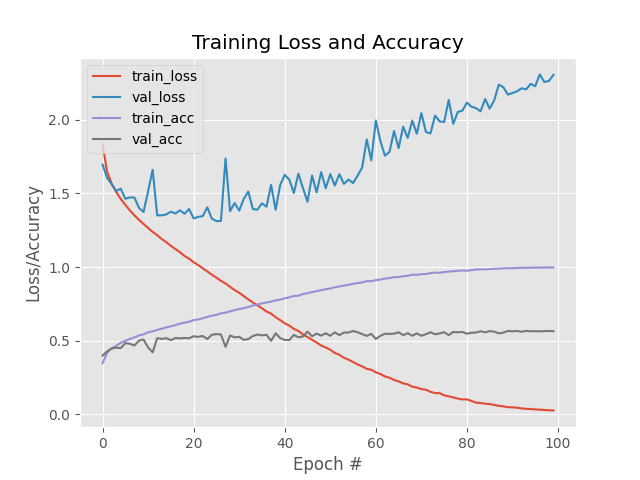

Python code for this plot:
# import the necessary packages
from sklearn.preprocessing import LabelBinarizer
from sklearn.metrics import classification_report
from keras.models import Sequential
from keras.layers.core import Dense
from keras.optimizers import SGD
from keras.datasets import cifar10
import matplotlib.pyplot as plt
import numpy as np
import argparse

# construct the argument parse and parse the arguments
ap = argparse.ArgumentParser()
ap.add_argument("-o", "--output", required=True, help="path to the output loss/accuracy plot")
args = vars(ap.parse_args())

# load the training and testing data, scale it into the range [0, 1],
# then reshape the design matrix
print("[INFO] loading CIFAR-10 data...")
((trainX, trainY), (testX, testY)) = cifar10.load_data()
trainX = trainX.astype("float") / 255.0
testX = testX.astype("float") / 255.0
trainX = trainX.reshape((trainX.shape[0], 3072))
testX = testX.reshape((testX.shape[0], 3072))

# convert the labels from integers to vectors
lb = LabelBinarizer()
trainY = lb.fit_transform(trainY)
testY = lb.transform(testY)

# initialize the label names for the CIFAR-10 dataset
labelNames = ["airplane", "automobile", "bird", "cat", "deer",
              "dog", "frog", "horse", "ship", "truck"]

# define the 3072-1024-512-10 architecture using Keras
model = Sequential()
model.add(Dense(1024, input_shape=(3072,), activation="relu"))
model.add(Dense(512, activation="relu"))
model.add(Dense(10, activation="softmax"))

# train the model using SGD
print("[INFO] training network...")
sgd = SGD(0.01)
model.compile(loss="categorical_crossentropy", optimizer=sgd, metrics=["accuracy"])
H = model.fit(trainX, trainY, validation_data=(testX, testY), epochs=100, batch_size=32)

# evaluate the network
print("[INFO] evaluating network...")
predictions = model.predict(testX, batch_size=32)
print(classification_report(testY.argmax(axis=1),
                            predictions.argmax(axis=1), target_names=labelNames))

# plot the training loss and accuracy
plt.style.use("ggplot")
plt.figure()
plt.plot(np.arange(0, 100), H.history["loss"], label="train_loss")
plt.plot(np.arange(0, 100), H.history["val_loss"], label="val_loss")
plt.plot(np.arange(0, 100), H.history["accuracy"], label="train_acc")
plt.plot(np.arange(0, 100), H.history["val_accuracy"], label="val_acc")
plt.title("Training Loss and Accuracy")
plt.xlabel("Epoch #")
plt.ylabel("Loss/Accuracy")
plt.legend()
plt.savefig(args["output"])


